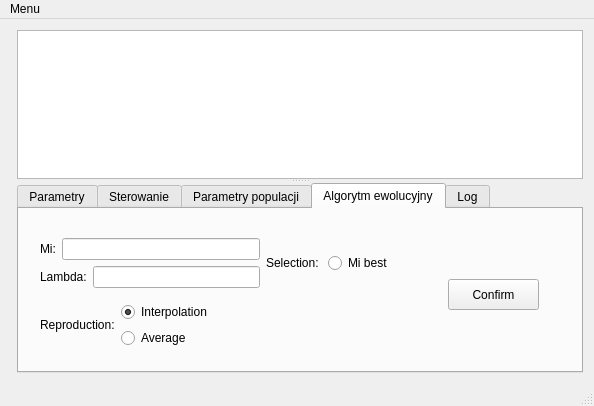
<?xml version="1.0" encoding="UTF-8"?>
<ui version="4.0">
 <class>MainWindow</class>
 <widget class="QMainWindow" name="MainWindow">
  <property name="geometry">
   <rect>
    <x>0</x>
    <y>0</y>
    <width>594</width>
    <height>406</height>
   </rect>
  </property>
  <property name="windowTitle">
   <string>MainWindow</string>
  </property>
  <widget class="QWidget" name="centralWidget">
   <layout class="QFormLayout" name="formLayout">
    <item row="0" column="1">
     <widget class="QSplitter" name="splitter">
      <property name="orientation">
       <enum>Qt::Vertical</enum>
      </property>
      <widget class="QGraphicsView" name="graphicsView"/>
      <widget class="QTabWidget" name="tabWidget">
       <property name="currentIndex">
        <number>3</number>
       </property>
       <widget class="QWidget" name="tab_x">
        <attribute name="title">
         <string>Parametry</string>
        </attribute>
        <widget class="QWidget" name="layoutWidget">
         <property name="geometry">
          <rect>
           <x>20</x>
           <y>20</y>
           <width>181</width>
           <height>27</height>
          </rect>
         </property>
         <layout class="QHBoxLayout" name="horizontalLayout">
          <item>
           <widget class="QLabel" name="sceneSizeLabel">
            <property name="text">
             <string>Rozmiar sceny:   </string>
            </property>
           </widget>
          </item>
          <item>
           <widget class="QLineEdit" name="sceneSizeEdit">
            <property name="text">
             <string/>
            </property>
           </widget>
          </item>
         </layout>
        </widget>
        <widget class="QPushButton" name="setParamsButton">
         <property name="geometry">
          <rect>
           <x>100</x>
           <y>70</y>
           <width>111</width>
           <height>31</height>
          </rect>
         </property>
         <property name="accessibleDescription">
          <string/>
         </property>
         <property name="text">
          <string>Zadaj parametry</string>
         </property>
        </widget>
       </widget>
       <widget class="QWidget" name="tab_4">
        <attribute name="title">
         <string>Sterowanie</string>
        </attribute>
        <widget class="QWidget" name="layoutWidget">
         <property name="geometry">
          <rect>
           <x>71</x>
           <y>21</y>
           <width>138</width>
           <height>114</height>
          </rect>
         </property>
         <layout class="QVBoxLayout" name="verticalLayout">
          <item>
           <widget class="QPushButton" name="startButton">
            <property name="text">
             <string>Start</string>
            </property>
           </widget>
          </item>
          <item>
           <widget class="QPushButton" name="stopButton">
            <property name="text">
             <string>Stop</string>
            </property>
           </widget>
          </item>
          <item>
           <widget class="QPushButton" name="resetButton">
            <property name="text">
             <string>Reset</string>
            </property>
           </widget>
          </item>
          <item>
           <layout class="QHBoxLayout" name="horizontalLayout_3">
            <item>
             <widget class="QLabel" name="velocityLabel">
              <property name="text">
               <string>Szybkosc</string>
              </property>
             </widget>
            </item>
            <item>
             <widget class="QSlider" name="velocitySlider">
              <property name="minimum">
               <number>1</number>
              </property>
              <property name="maximum">
               <number>6</number>
              </property>
              <property name="pageStep">
               <number>11</number>
              </property>
              <property name="orientation">
               <enum>Qt::Horizontal</enum>
              </property>
             </widget>
            </item>
           </layout>
          </item>
         </layout>
        </widget>
        <widget class="QPushButton" name="testPushBUtton">
         <property name="geometry">
          <rect>
           <x>230</x>
           <y>50</y>
           <width>75</width>
           <height>23</height>
          </rect>
         </property>
         <property name="text">
          <string>testPush</string>
         </property>
        </widget>
       </widget>
       <widget class="QWidget" name="paramsTab">
        <attribute name="title">
         <string>Parametry populacji</string>
        </attribute>
        <widget class="QWidget" name="gridLayoutWidget">
         <property name="geometry">
          <rect>
           <x>40</x>
           <y>40</y>
           <width>160</width>
           <height>80</height>
          </rect>
         </property>
         <layout class="QGridLayout" name="gridLayout"/>
        </widget>
       </widget>
       <widget class="QWidget" name="tab">
        <attribute name="title">
         <string>Algorytm ewolucyjny</string>
        </attribute>
        <widget class="QWidget" name="layoutWidget">
         <property name="geometry">
          <rect>
           <x>10</x>
           <y>10</y>
           <width>375</width>
           <height>149</height>
          </rect>
         </property>
         <layout class="QGridLayout" name="gridLayout_4">
          <item row="0" column="0">
           <layout class="QVBoxLayout" name="verticalLayout_2">
            <item>
             <layout class="QHBoxLayout" name="horizontalLayout_4">
              <item>
               <widget class="QLabel" name="label">
                <property name="text">
                 <string>Mi:</string>
                </property>
               </widget>
              </item>
              <item>
               <widget class="QLineEdit" name="miValue">
                <property name="text">
                 <string/>
                </property>
               </widget>
              </item>
             </layout>
            </item>
            <item>
             <layout class="QHBoxLayout" name="horizontalLayout_6">
              <item>
               <widget class="QLabel" name="label_3">
                <property name="text">
                 <string>Lambda:</string>
                </property>
               </widget>
              </item>
              <item>
               <widget class="QLineEdit" name="lambdaValue">
                <property name="text">
                 <string/>
                </property>
               </widget>
              </item>
             </layout>
            </item>
           </layout>
          </item>
          <item row="0" column="1">
           <layout class="QHBoxLayout" name="horizontalLayout_8">
            <item>
             <widget class="QLabel" name="label_4">
              <property name="text">
               <string>Selection: </string>
              </property>
             </widget>
            </item>
            <item>
             <layout class="QVBoxLayout" name="verticalLayout_3">
              <item>
               <widget class="QRadioButton" name="MiBestSelection">
                <property name="text">
                 <string>Mi best</string>
                </property>
                <attribute name="buttonGroup">
                 <string notr="true">buttonGroup</string>
                </attribute>
               </widget>
              </item>
             </layout>
            </item>
           </layout>
          </item>
          <item row="1" column="0">
           <layout class="QHBoxLayout" name="horizontalLayout_7">
            <item>
             <widget class="QLabel" name="label_5">
              <property name="sizePolicy">
               <sizepolicy hsizetype="Maximum" vsizetype="Preferred">
                <horstretch>0</horstretch>
                <verstretch>0</verstretch>
               </sizepolicy>
              </property>
              <property name="text">
               <string>Reproduction:</string>
              </property>
             </widget>
            </item>
            <item>
             <layout class="QVBoxLayout" name="verticalLayout_4">
              <item>
               <widget class="QRadioButton" name="Interpolation">
                <property name="text">
                 <string>Interpolation</string>
                </property>
                <property name="checked">
                 <bool>true</bool>
                </property>
                <attribute name="buttonGroup">
                 <string notr="true">buttonGroup_2</string>
                </attribute>
               </widget>
              </item>
              <item>
               <widget class="QRadioButton" name="AverageReproduction">
                <property name="text">
                 <string>Average</string>
                </property>
                <attribute name="buttonGroup">
                 <string notr="true">buttonGroup_2</string>
                </attribute>
               </widget>
              </item>
             </layout>
            </item>
           </layout>
          </item>
         </layout>
        </widget>
        <widget class="QPushButton" name="ConfirmEaButton">
         <property name="geometry">
          <rect>
           <x>429</x>
           <y>70</y>
           <width>91</width>
           <height>31</height>
          </rect>
         </property>
         <property name="text">
          <string>Confirm</string>
         </property>
        </widget>
       </widget>
       <widget class="QWidget" name="tab_2">
        <attribute name="title">
         <string>Log</string>
        </attribute>
        <layout class="QGridLayout" name="gridLayout_3">
         <item row="0" column="0">
          <layout class="QGridLayout" name="gridLayout_2">
           <item row="0" column="0">
            <widget class="QTextBrowser" name="textBrowser"/>
           </item>
          </layout>
         </item>
        </layout>
       </widget>
      </widget>
     </widget>
    </item>
   </layout>
  </widget>
  <widget class="QMenuBar" name="menuBar">
   <property name="geometry">
    <rect>
     <x>0</x>
     <y>0</y>
     <width>594</width>
     <height>22</height>
    </rect>
   </property>
   <widget class="QMenu" name="menuMenu">
    <property name="title">
     <string>Menu</string>
    </property>
    <addaction name="actionStart_Game"/>
    <addaction name="actionExit"/>
   </widget>
   <addaction name="menuMenu"/>
  </widget>
  <widget class="QStatusBar" name="statusBar"/>
  <action name="actionStart_Game">
   <property name="text">
    <string>Start Game</string>
   </property>
  </action>
  <action name="actionExit">
   <property name="text">
    <string>Exit</string>
   </property>
  </action>
 </widget>
 <layoutdefault spacing="6" margin="11"/>
 <resources/>
 <connections/>
 <buttongroups>
  <buttongroup name="buttonGroup_2"/>
  <buttongroup name="buttonGroup"/>
 </buttongroups>
</ui>
